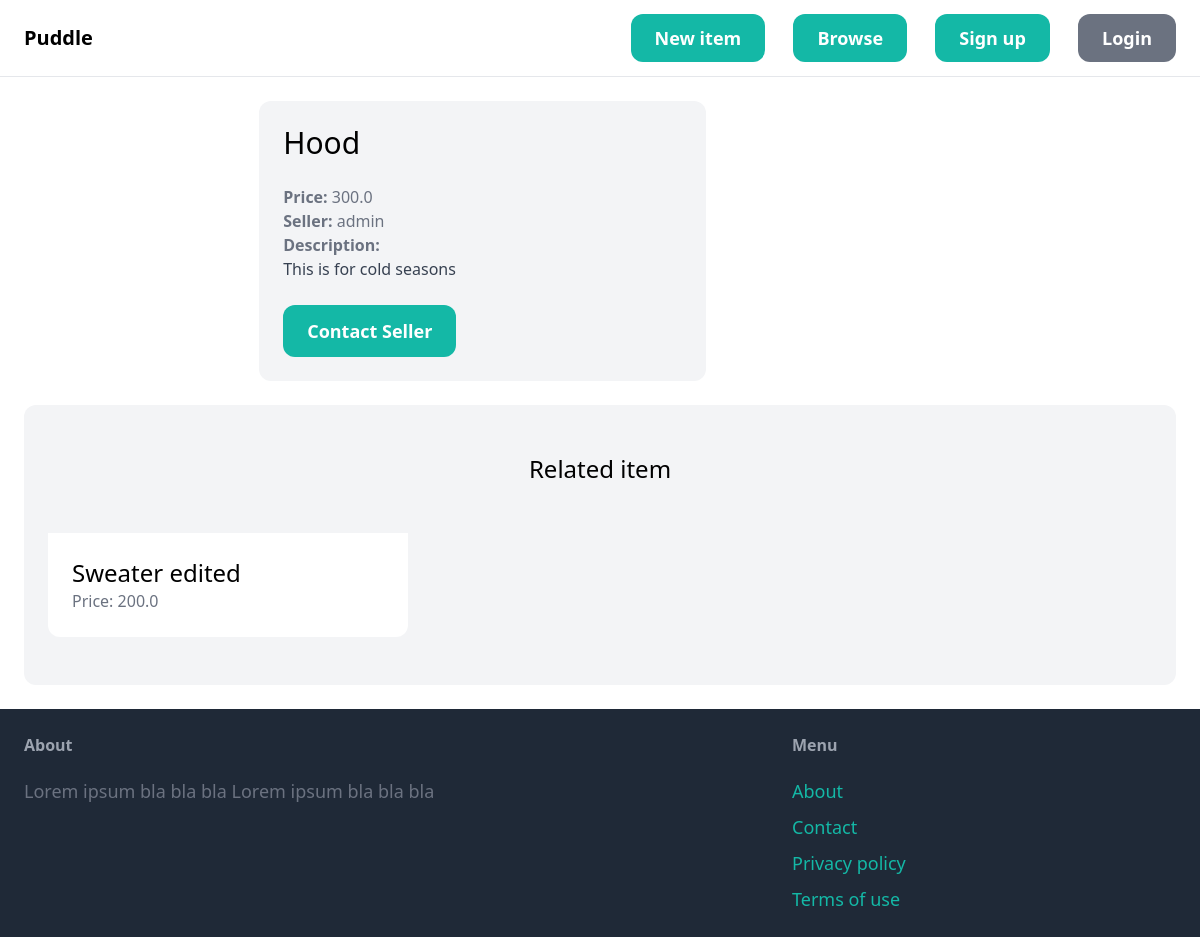
Screenshot of /items/3/ with the database file from the repository.
### item/models.py (models this page shows)
class Item(models.Model):
    category = models.ForeignKey(Category, related_name='items', on_delete=models.CASCADE)
    name = models.CharField(max_length=255)
    description = models.TextField(blank=True, null=True)
    price = models.FloatField()
    image = models.ImageField(upload_to='item_images', blank=True, null=True)
    is_sold = models.BooleanField(default=False)
    created_by = models.ForeignKey(User, related_name='items', on_delete=models.CASCADE)
    created_at = models.DateTimeField(auto_now_add=True)

### item/views.py (the view)
# urls.py: path('<int:pk>/', views.detail, name='detail'),
def detail(request, pk):
    item = get_object_or_404(Item, pk=pk)
    related_item = Item.objects.filter(category = item.category, is_sold=False).exclude(pk=pk)[0:3 ]
    return render(request, 'item/details.html', {
        'item': item,
        'related_item': related_item
    })

### templates/item/details.html (shortened to what this page needs)
{% extends 'core/base.html' %}
{% block content %}
<div class="grid grid-cols-5 gap-6">
    <div class="cols-span-3">
    </div>
    <div class="col-span-2 p-6 bg-gray-100 rounded-xl">
        <h1 class="mb-6 text-3xl"> {{ item.name }} </h1>
        <p class="text-gray-500"><strong>Price: </strong>{{item.price}}</p>
        <p class="text-gray-500"><strong>Seller: </strong>{{item.created_by.username}}</p>
        {% if item.description %}
            <p class="text-gray-700">
                <strong class="text-gray-500">Description:</strong><br>
                {{ item.description }}
            </p>
        {% endif %}
        {% if request.user == item.created_by %}
        <div class="mt-6 p-6 bg-white rounded-xl">
            <p>This is your item!</p>
            <a href="{% url 'item:edit' item.id %}" class="inline-block mt-6 px-6 py-3 text-lg font-semibold bg-teal-500 text-white rounded-xl">Edit</a>
            <a href="{% url 'item:delete' item.id %}" class="inline-block mt-6 px-6 py-3 text-lg font-semibold bg-red-500 text-white rounded-xl">Delete</a>
        </div>
        {% else %}
        <a href="{% url 'conversation:new' item.id %}" class="inline-block mt-6 px-6 py-3 text-lg font-semibold bg-teal-500 text-white rounded-xl hover:bg-teal-700">Contact Seller</a>
        {% endif %}
    </div>
</div>
<div class="mt-6 px-6 py-12 bg-gray-100 rounded-xl">
    <h2 class="mb-12 text-2xl text-center"> Related item</h2>
<div class="grid grid-cols-3 gap-3">
    {% for item in related_item %}
    <div>
        <a href="{% url 'item:detail' item.id %}">
            <div class="p-6 bg-white rounded-b-xl">
                <h2 class="text-2xl">{{ item.name }}</h2>
                <p class="text-gray-500">Price: {{ item.price }}</p>
            </div>
        </a>
    </div>
    {% endfor %}
</div>
</div>
{% endblock %}

### rows the page displays
Item: name "Hood", price "300.0", created_by.username "admin", description "This is for cold seasons"
Item: name "Sweater edited", price "200.0"
